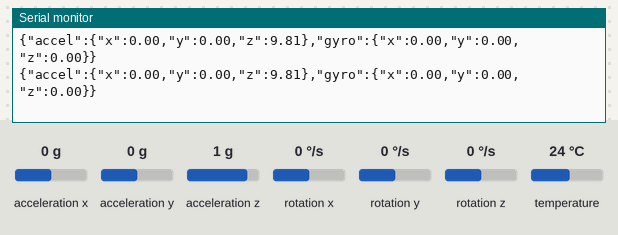
A program run on a simulated ESP32. Parts: the last lines printed to the serial monitor. Inputs (shaded band) come from the test bench; at power-on: acceleration x 0 g, acceleration y 0 g, acceleration z 1 g, rotation x 0 °/s, rotation y 0 °/s, rotation z 0 °/s, temperature 24 °C. WiFi joins after 1.5 s; servers stay silent unless stated; no MQTT or app messages arrive unless stated.

Above: at 2.8 s.
2.9 s: acceleration x set to -1.4 g
At 3.4 s:
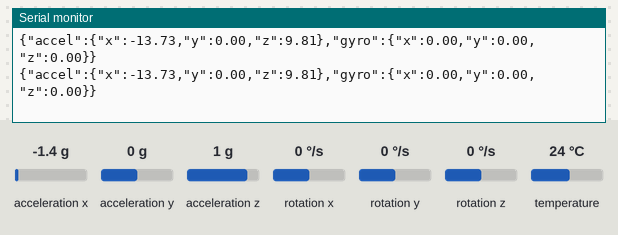
5.9 s: acceleration y set to -0.8 g
At 6.6 s:
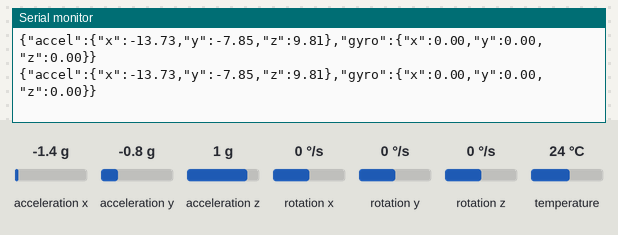
8.9 s: acceleration z set to -0.8 g
At 9.9 s:
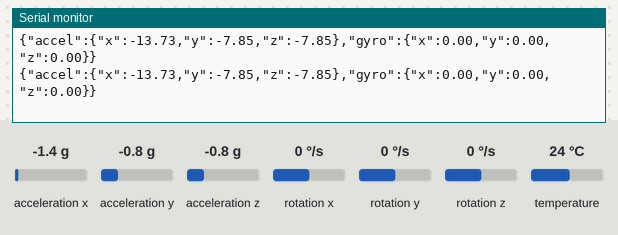
11.9 s: acceleration x set to 0 g
At 12.7 s:
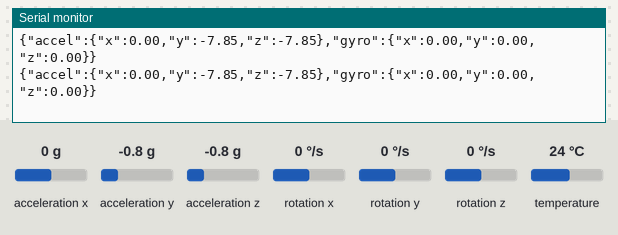
14.9 s: acceleration y set to 0 g
At 15.4 s:
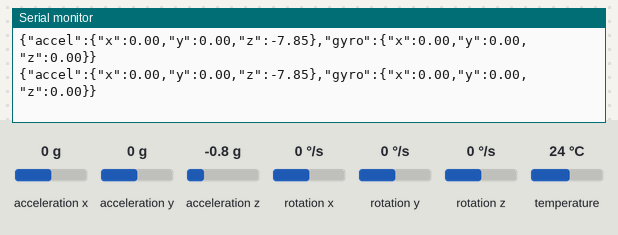

The program:

main.cpp
```cpp
#include <Adafruit_MPU6050.h>
#include <Adafruit_Sensor.h>
#include <Wire.h>
#include <WiFi.h>
#include <PubSubClient.h>

#define PUBLISH_INTERVAL 2000
#define EVENT_INTERVAL 200

// Wi-Fi 설정
const char* ssid = "YOUR_SSID";
const char* password = "YOUR_PASSWORD";

// MQTT 브로커 설정
const char* mqtt_server = "broker.hivemq.com";
const char* mqtt_topic  = "sensors/mpu6050";

Adafruit_MPU6050 mpu;
WiFiClient espClient;
PubSubClient client(espClient);

void setup_wifi() {
  delay(10);
  Serial.println();
  Serial.print("Connecting to WiFi: ");
  Serial.println(ssid);

  WiFi.begin(ssid, password);

  while (WiFi.status() != WL_CONNECTED) {
    delay(500);
    Serial.print(".");
  }

  Serial.println("");
  Serial.println("WiFi connected");
  Serial.println(WiFi.localIP());
}

void reconnect() {
  while (!client.connected()) {
    Serial.print("Connecting to MQTT...");
    if (client.connect("MPU6050Client")) {
      Serial.println("connected");
    } else {
      Serial.print("failed, rc=");
      Serial.print(client.state());
      Serial.println(" try again in 2 seconds");
      delay(2000);
    }
  }
}

void setup() {
  Serial.begin(115200);
  Wire.begin();
  Wire.setClock(400000);

  while (!mpu.begin()) {
    Serial.println("MPU6050 찾을 수 없음!");
    delay(10);
  }
  Serial.println("MPU6050 연결 성공!");

  mpu.setAccelerometerRange(MPU6050_RANGE_8_G);
  mpu.setGyroRange(MPU6050_RANGE_500_DEG);
  mpu.setFilterBandwidth(MPU6050_BAND_21_HZ);

  delay(100);

  setup_wifi();
  client.setServer(mqtt_server, 1883);
}

void loop() {
  static sensors_event_t a, g, temp;
  static uint64_t eventCurrentMillis = millis();
  static uint64_t publishCurrentMillis = millis();

  if(eventCurrentMillis - millis() >= EVENT_INTERVAL) {
    mpu.getEvent(&a, &g, &temp);
    eventCurrentMillis = millis();
  }

  if(publishCurrentMillis - millis() >= PUBLISH_INTERVAL){
    char payload[256];
    snprintf(payload, sizeof(payload),
             "{\"accel\":{\"x\":%.2f,\"y\":%.2f,\"z\":%.2f},"
             "\"gyro\":{\"x\":%.2f,\"y\":%.2f,\"z\":%.2f}}",
             a.acceleration.x, a.acceleration.y, a.acceleration.z,
             g.gyro.x, g.gyro.y, g.gyro.z);

    Serial.println(payload);

    if (!client.connected()) {
      reconnect();
    }
    client.loop();
    client.publish(mqtt_topic, payload);

    publishCurrentMillis = millis();
  }
}
```

Measured:
- after the input at 2.9 s, the serial monitor: prints a new line at once (image 1)
- after the input at 5.9 s, the serial monitor: prints a new line at once (image 2)
- after the input at 8.9 s, the serial monitor: prints a new line at once (image 3)
- after the input at 11.9 s, the serial monitor: prints a new line at once (image 4)
- after the input at 14.9 s, the serial monitor: prints a new line at once (image 5)
